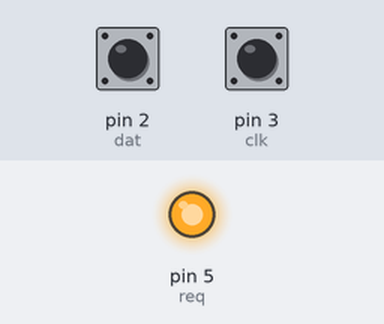
The program below on a simulated Arduino Nano, built with avr-gcc and run on an emulated ATmega328P. Parts: output pins drawn as LEDs (lit = HIGH). The test bench sets the inputs (shaded band); at power-on: pin 3 (clk) HIGH, pin 2 (dat) HIGH.

Above: at 1.2 s.
1.3 s: pin 3 (clk) pulsed LOW 5 times (0.12 s each, 0.3 s apart)
At 2.8 s:
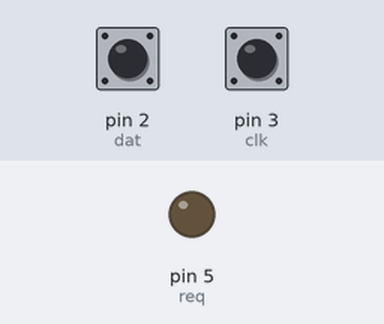
Timing chart, 0 to 4.3 s (numbered marks = the images above; inputs shaded):
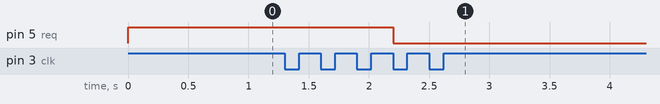

The program:

main.cpp
```cpp
// Derived from https://www.instructables.com/id/Interfacing-a-Digital-Micrometer-to-a-Microcontrol/

#include <Arduino.h>

// When defined, will send SPC data as hexadecimal over serial.
#define HEX_DATA_OUTPUT

// When defined, will convert raw data to human readable string
// and send over serial.
// #define HUMAN_READABLE_OUTPUT

int req = 5; //Arduino pin for REQ line, drives transistor to ground SPC port pin 5 (~REQ)
int dat = 2; //Arduino pin for Data line, connects directly to SPC port pin 2 (DATA)
int clk = 3; //Arduino pin for Clock line, connects directly to SPC port pin 3 (~CLK)

int i = 0;
int j = 0;
int k = 0;

// Mitutoyo SPC data port transmits 13 4-bit values
// Byte Meaning
// 0    Header, always 0xF
// 1    Header, always 0xF
// 2    Header, always 0xF
// 3    Header, always 0xF
// 4    Sign. Zero is positive. 0x8 is negative.
// 5    Most significant digit (MSD) of measurement
// 6    Next digit of measurement
// 7    Next digit of measurement
// 8    Next digit of measurement
// 9    Next digit of measurement
// 10   Least significant digit (LSD) of measurement
// 11   Digit to place decimal point
// 12   Unit. Zero is mm. Nonzero (b1000 is 1?) is inch

byte spcdata[13]; // The raw data sent by instrument

#ifdef HUMAN_READABLE_OUTPUT
float value;      // The value calculated from raw data
int decimal;      // Number of digits that are after decimal point
#endif

void setup() {
    Serial.begin(9600);
    pinMode(req, OUTPUT);
    pinMode(clk, INPUT_PULLUP);
    pinMode(dat, INPUT_PULLUP);
    digitalWrite(req,LOW); // set request at high
}

void loop() {
    digitalWrite(req, HIGH); // generate set request

    for( i = 0; i < 13; i++ ) {
        k = 0;

        // Timing diagram indicates data bit has been valid for about 120
        // microseconds before the clock signal is raised, and remains
        // valid for about 120 microseconds afterwards. This code reads data
        // bit at the falling clock edge.
        for (j = 0; j < 4; j++) {
            while( digitalRead(clk) == LOW) {
            } // hold until clock is high
            while( digitalRead(clk) == HIGH) {
            } // hold until clock is low
            bitWrite(k, j, (digitalRead(dat) & 0x1));
        }

        // After reading the first 4-bit value, we can drop REQ output.
        if (i == 0) {
            digitalWrite(req,LOW);
        }
        spcdata[i] = k;
    }

#ifdef HEX_DATA_OUTPUT
    for( i = 0; i < 13; i++ ) {
        Serial.print(spcdata[i],HEX);
    }
#ifdef HUMAN_READABLE_OUTPUT
    // Need a separator if we're printing human readable as well
    Serial.print(" ");
#endif // HUMAN_READABLE_OUTPUT
#endif //HEX_DATA_OUTPUT

#ifdef HUMAN_READABLE_OUTPUT
    // Combine measurement digits into a number
    value = 0;
    for( i = 5; i <= 10; i++) {
        value *= 10;
        value += spcdata[i];
    }

    // Adjust number for decimal point position
    decimal = spcdata[11];
    value /= pow(10,decimal);

    // Adjust if number is negative
    if (spcdata[4] == 0x8) {
        value *= -1;
    }

    // Print resulting value to serial port, to specified
    // number of digits after decimal point.
    Serial.print(value,decimal);

    // Append units for value
    if (spcdata[12] == 0) {
        Serial.print(" mm");
    } else {
        Serial.print(" in");
    }
#endif // HUMAN_READABLE_OUTPUT

    Serial.println();
}
```

Measured:
- after the input at 1.3 s, pin 5 (req): HIGH → LOW after 0.90 s
